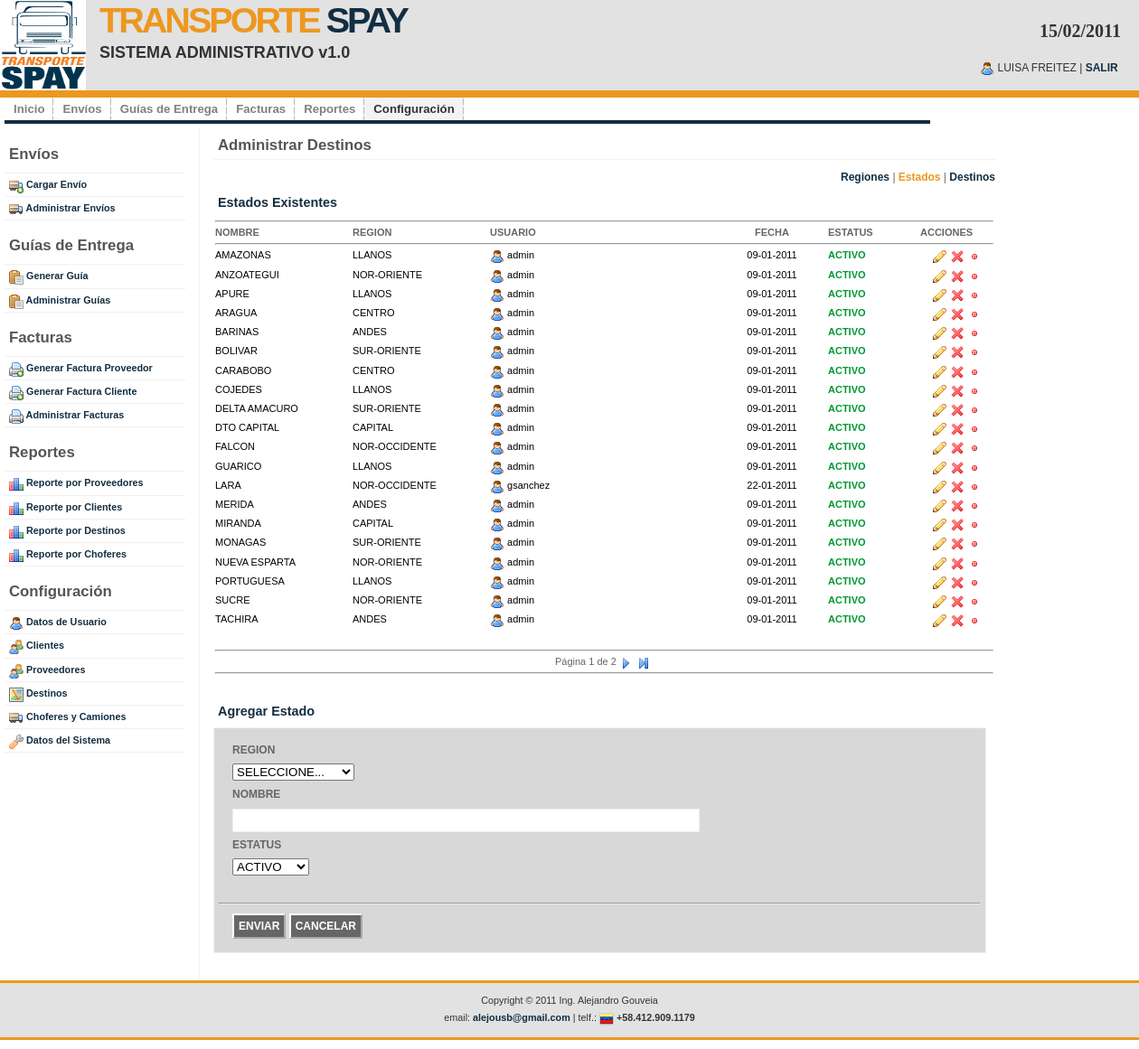
Screenshot of /adm_estados.php (signed in) with the database file from the repository.
### tables this page shows
CREATE TABLE IF NOT EXISTS `ts_estado` (
  `id` int(10) NOT NULL AUTO_INCREMENT,
  `id_region` int(10) NOT NULL,
  `nombre` varchar(200) NOT NULL,
  `ind_activo` int(1) NOT NULL,
  `fecha_creacion` date NOT NULL,
  `fecha_modificacion` date DEFAULT NULL,
  `id_usuario` int(10) DEFAULT NULL,
  PRIMARY KEY (`id`)
);

CREATE TABLE IF NOT EXISTS `ts_region` (
  `id` int(10) NOT NULL AUTO_INCREMENT,
  `nombre` varchar(200) NOT NULL,
  `ind_activo` int(1) NOT NULL,
  `fecha_creacion` date NOT NULL,
  `fecha_modificacion` date DEFAULT NULL,
  `id_usuario` int(10) DEFAULT NULL,
  PRIMARY KEY (`id`)
);

CREATE TABLE IF NOT EXISTS `ts_usuario` (
  `id` int(10) NOT NULL AUTO_INCREMENT,
  `login` varchar(100) NOT NULL,
  `password` varchar(100) NOT NULL,
  `nombre` varchar(200) NOT NULL,
  `email` varchar(200) NOT NULL,
  `ind_activo` int(1) NOT NULL,
  `fecha_creacion` date NOT NULL,
  `fecha_modificacion` date DEFAULT NULL,
  `fecha_ultimo_login` date DEFAULT NULL,
  `id_usuario` int(10) DEFAULT NULL,
  PRIMARY KEY (`id`)
);

CREATE TABLE IF NOT EXISTS `ts_config` (
  `id` int(10) NOT NULL AUTO_INCREMENT,
  `parametro` varchar(200) NOT NULL,
  `codigo` int(10) NOT NULL,
  `valor` varchar(200) NOT NULL,
  `ind_activo` int(1) NOT NULL,
  `fecha_creacion` date NOT NULL,
  `fecha_modificacion` date DEFAULT NULL,
  `id_usuario` int(10) DEFAULT NULL,
  PRIMARY KEY (`id`)
);

### adm_estados.php (the view, shortened to what this page needs)
<?php include("inc_conectarse.php"); ?>
<?php include("inc_functions.php"); ?>
<!DOCTYPE html PUBLIC "-//W3C//DTD XHTML 1.0 Strict//EN" "http://www.w3.org/TR/xhtml1/DTD/xhtml1-strict.dtd">
<html xmlns="http://www.w3.org/1999/xhtml" xml:lang="en" lang="en">
<?php include("inc_metadata.php"); ?>
<body>
<?php include("inc_header.php"); ?>
<div id="wrap">
	<?php include("inc_menu.php"); ?>
	<div id="content-wrap">
			<?php include("inc_sidebar.php"); ?>
	  		<div id="main">
				<h1>Administrar Destinos</h1>
				<div align="right">
				<a href="adm_regiones.php"><strong>Regiones</strong></a> |
				<span class="orange"><strong>Estados</strong></span> |
				<a href="adm_destinos.php"><strong>Destinos</strong></a>
				</div>
                <h3>Estados Existentes</h3>
					<table style="padding-left:10px; font-size:11px" width="100%">
            			<tr>
                    		<td colspan="6"><hr></td>
                		</tr>
                		<tr>
                			<td width="150"><strong>NOMBRE</strong></td>
                			<td width="150"><strong>REGION</strong></td>
                    		<td width="250"><strong>USUARIO</strong></td>
                    		<td width="120" align="center"><strong>FECHA</strong></td>
                    		<td width="100"><strong>ESTATUS</strong></td>
                            <td><strong>ACCIONES</strong></td>
                		</tr>
            			<tr>
                    		<td class="text" colspan="6"><hr></td>
                		</tr>
                		<?php
						$rowsPerPage = getRowsPerPage($link);
						$page = getPage();
						$offset = ($page - 1) * $rowsPerPage;
						$query = "SELECT e.id, e.nombre, e.fecha_modificacion,
						                 e.ind_activo, e.id_region, u.login
						            FROM ts_estado e JOIN ts_usuario u
						              ON e.id_usuario = u.id
						           WHERE e.ind_activo < 2
						        ORDER BY e.nombre ";
						$result = obtenerResultset($link,$query);
						$lastPage = ceil(numeroRegistros($result)/$rowsPerPage);
						$query .= "LIMIT $offset, $rowsPerPage";
						$result = obtenerResultset($link,$query);
						while ($row = obtenerRegistro($result)) {
							$inactiva = false;
 						?>
          				<tr style="color: #000">
                			<td <?php if($inactiva) {?> style="color:#999;" <?php } ?>>
								<?php echo $row->nombre; ?>
                    		</td>
                			<td <?php if($inactiva) {?> style="color:#999;" <?php } ?>>
								<?php echo obtenerRegionStr($link, $row->id_region); ?>
                    		</td>
                    		<td <?php if($inactiva) {?> style="color:#999;" <?php } ?>>
								<img src="images/icons/user.png" align="texttop" border="0" /> <?php echo $row->login; ?>
                    		</td>
                    		<td align="center" <?php if($inactiva) {?> style="color:#999;" <?php } ?>>
								<?php echo date("d-m-Y", strtotime($row->fecha_modificacion)); ?>
                  			</td>
                    		<td>
								<?php
									if($inactiva) {
										echo "<span style='color:#F00; font-weight:bold;'>INACTIVO</span>";
									}
									else {
										echo "<span style='color:#093; font-weight:bold;'>ACTIVO</span>";
									}
								?>
                    		</td>
                            <td align="center">
                            	<a href="adm_estados.php?action=Modificar&id=<?php echo $row->id; ?>" title="Modificar">
                                	<img align="texttop" src="images/icons/pencil.png" border="0" />
                               	</a>
                                <a href="adm_estados.php?action=Eliminar&id=<?php echo $row->id; ?>" title="Eliminar">
                                	<img src="images/icons/cross.png" align="texttop" border="0"
                                     onclick="javascript:return confirm('Esta seguro que desea eliminar?');" />
                           		</a>
                               	<?php if($inactiva) { ?>
                            	<a href="adm_estados.php?action=Activar&id=<?php echo $row->id; ?>" title="Activar">
                                	<img align="texttop" src="images/icons/bullet_green.png" border="0" />
                               	</a>
                               	<?php } else { ?>
                            	<a href="adm_estados.php?action=Inactivar&id=<?php echo $row->id; ?>" title="Inactivar">
                                	<img align="texttop" src="images/icons/bullet_red.png" border="0" />
                               	</a>
                               	<?php } ?>
                            </td>
            			</tr>
						<?php } ?>
                        <tr>
                        	<td colspan="6">&nbsp;</td>
                        </tr>
            			<tr>
                    		<td class="text" colspan="6"><hr></td>
                		</tr>
                        <tr>
                        	<td colspan="6" align="center">
                            <?php printPaginationNavigation($page,$lastPage); ?>
                            </td>
                        </tr>
            			<tr>
                    		<td class="text" colspan="6"><hr></td>
                		</tr>
                        <tr>
                        	<td colspan="6">&nbsp;</td>
                        </tr>
          			</table>
				<?php
				if($_GET["action"]!="Modificar") {
				?>
                	<h3>Agregar Estado</h3>
				<?php
				}
				else {
				?>
					<h3>Modificar Estado</h3>
                <?php
				}
				?>
				<form action="adm_estados.php" method="post" enctype="multipart/form-data"
                 onSubmit="return validate_estado_form(this);">
                    <p>
					<label>REGION</label>
                    <select name="cmbRegion">
                    <option value="">SELECCIONE...</option>
                    </select>
                    <label>NOMBRE</label>
					<input name="txtNombre" type="text" size="60" style="text-transform:uppercase"
                     value="<?php echo $estado->nombre; ?>" />
					<label>ESTATUS</label>
                    <select name="cmbEstatus">
                    <?php
						$result = obtenerIndActivo($link);
						while($row=mysql_fetch_object($result)) {
					?>
						<option value="<?php echo($row->codigo); ?>"
						 <?php if($estado->ind_activo==$row->codigo) { ?> selected <?php } ?>>
						 <?php echo($row->valor); ?>
                       	</option>
                    <?php
						}
					?>
                    </select>
                    </p>
                    <br />
                    <hr />
                    <p>
                    <input class="button" value="ENVIAR" type="submit" />
                    <input class="button" value="CANCELAR" type="reset"  onClick="window.location='adm_estados.php';" />
					</p>
				</form>
                <br />
	  		</div>
	</div>
</div>
<?php include("inc_footer.php"); ?>
</body>
</html>

### inc_functions.php (shortened to what this page needs)
<?php
	function getPage() {
		if(isset($_GET["page"])) {
			return $_GET["page"];
		}
		else {
			return 1;
		}
	}
	function getRowsPerPage($link) {
		$query = "SELECT valor FROM ts_config WHERE parametro='ROWS_PER_PAGE'";
		$result = mysql_query($query,$link);
		while ($row = mysql_fetch_object($result)) {
			return $row->valor;
		}
		return 0;
	}
	function printPaginationNavigation($page,$lastPage) {
		if($lastPage==0) {
			echo "P&aacute;gina ".$lastPage." de ".$lastPage."&nbsp;";
		}
		else {
			echo "P&aacute;gina ".$page." de ".$lastPage."&nbsp;";
		}
		if($page < $lastPage) {
			$string =  "<a href='".$_SERVER['PHP_SELF']."?page=".($page+1)."' title='Siguiente'>";
			$string .= "<img align='texttop' src='images/icons/resultset_next.png' border='0' />";
			$string .= "</a>&nbsp;";
			$string .=  "<a href='".$_SERVER['PHP_SELF']."?page=".$lastPage."' title='&Uacute;ltima P&aacute;gina'>";
			$string .= "<img align='texttop' src='images/icons/resultset_last.png' border='0' />";
			$string .= "</a>&nbsp;";
			echo $string;
		}
	}
	function obtenerResultset($link, $query) {
		return mysql_query($query,$link);
	}
	function obtenerRegistro($result) {
		return mysql_fetch_object($result);
	}
	function obtenerIndActivo($link) {
		$query = "SELECT * FROM ts_config WHERE parametro = 'IND_ACTIVO' AND ind_activo = 1 ORDER BY valor";
		return mysql_query($query,$link);
	}
	function obtenerRegionStr($link,$id) {
		$query = "SELECT * FROM ts_region WHERE id=".$id;
		$result = mysql_query($query,$link);
		$row = mysql_fetch_object($result);
		return $row->nombre;
	}
?>

### images/main.css (style rules this page uses)
* { margin: 0; padding: 0; outline: 0; }
body { margin: 0; padding: 0; font: 12px/160% 'Lucida Grande', 'Lucida Sans Unicode', Geneva, Verdana, Sans-Serif; color: #666666; text-align: center; }
a:link, a:visited { background: inherit; color: #132E42; text-decoration: none; }
h1, h2, h3 { font: bold 1em 'Lucida Grande', 'Lucida Sans Unicode', Geneva, Verdana, Sans-Serif; color: #555; }
h1 { font-size: 1.4em; }
h3 { font-size: 1.2em; font-weight: bold; color:#132E42; }
#main h1, #rightbar h1 { padding: 0px 0 5px 5px; margin: 0 0 10px 10px; border-bottom: 1px solid #f2f2f2; }
p, h1, h2, h3 { margin: 10px 15px; }
form { margin:10px; padding: 5px; border: 1px solid #f2f2f2; background-color: #D8D8D8; }
label { display:block; font-weight:bold; margin:5px 0; }
input { padding: 4px 5px; border:1px solid #eee; font-size: 14px; color:#000; }
input.button { margin: 0; font: bold 1em Arial, Sans-serif; border: 2px #FFF outset; background: #666; padding: 5px; color: #FFF; }
#wrap { margin: 0 auto; width: 1250px; text-align: left; background: #FFF; }
#content-wrap { clear:both; margin: 0; padding:0; width: 1250px; }
#main { float: left; margin-left: 15px; padding: 10px 0 0 5px; width: 70%; border-left: 1px solid #f2f2f2; }
.orange { color: #EC981F; }

### rows the page displays
ts_estado: nombre "AMAZONAS", id_region.nombre "LLANOS", ts_usuario.login "admin", fecha_modificacion "09-01-2011"
ts_estado: nombre "ANZOATEGUI", id_region.nombre "NOR-ORIENTE", ts_usuario.login "admin", fecha_modificacion "09-01-2011"
ts_estado: nombre "APURE", id_region.nombre "LLANOS", ts_usuario.login "admin", fecha_modificacion "09-01-2011"
ts_estado: nombre "ARAGUA", id_region.nombre "CENTRO", ts_usuario.login "admin", fecha_modificacion "09-01-2011"
ts_estado: nombre "BARINAS", id_region.nombre "ANDES", ts_usuario.login "admin", fecha_modificacion "09-01-2011"
ts_estado: nombre "BOLIVAR", id_region.nombre "SUR-ORIENTE", ts_usuario.login "admin", fecha_modificacion "09-01-2011"
ts_estado: nombre "CARABOBO", id_region.nombre "CENTRO", ts_usuario.login "admin", fecha_modificacion "09-01-2011"
ts_estado: nombre "COJEDES", id_region.nombre "LLANOS", ts_usuario.login "admin", fecha_modificacion "09-01-2011"
ts_estado: nombre "DELTA AMACURO", id_region.nombre "SUR-ORIENTE", ts_usuario.login "admin", fecha_modificacion "09-01-2011"
ts_estado: nombre "DTO CAPITAL", id_region.nombre "CAPITAL", ts_usuario.login "admin", fecha_modificacion "09-01-2011"
ts_estado: nombre "FALCON", id_region.nombre "NOR-OCCIDENTE", ts_usuario.login "admin", fecha_modificacion "09-01-2011"
ts_estado: nombre "GUARICO", id_region.nombre "LLANOS", ts_usuario.login "admin", fecha_modificacion "09-01-2011"
ts_estado: nombre "LARA", id_region.nombre "NOR-OCCIDENTE", ts_usuario.login "gsanchez", fecha_modificacion "22-01-2011"
ts_estado: nombre "MERIDA", id_region.nombre "ANDES", ts_usuario.login "admin", fecha_modificacion "09-01-2011"
ts_estado: nombre "MIRANDA", id_region.nombre "CAPITAL", ts_usuario.login "admin", fecha_modificacion "09-01-2011"
ts_estado: nombre "MONAGAS", id_region.nombre "SUR-ORIENTE", ts_usuario.login "admin", fecha_modificacion "09-01-2011"
ts_estado: nombre "NUEVA ESPARTA", id_region.nombre "NOR-ORIENTE", ts_usuario.login "admin", fecha_modificacion "09-01-2011"
ts_estado: nombre "PORTUGUESA", id_region.nombre "LLANOS", ts_usuario.login "admin", fecha_modificacion "09-01-2011"
ts_estado: nombre "SUCRE", id_region.nombre "NOR-ORIENTE", ts_usuario.login "admin", fecha_modificacion "09-01-2011"
ts_estado: nombre "TACHIRA", id_region.nombre "ANDES", ts_usuario.login "admin", fecha_modificacion "09-01-2011"
ts_config: valor "2"

### other values shown
$_SESSION["nombre"] "LUISA FREITEZ"
$page "1"
form field cmbEstatus "ACTIVO"
